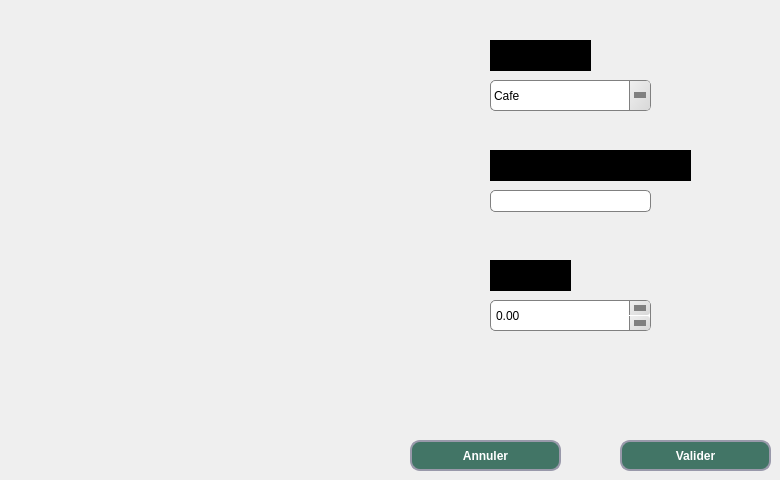
     <widget class="QWidget" name="tab_6">
      <attribute name="title">
       <string>Modifier les données</string>
      </attribute>
      <widget class="QDoubleSpinBox" name="db_prix_sr_2">
       <property name="geometry">
        <rect>
         <x>490</x>
         <y>300</y>
         <width>161</width>
         <height>31</height>
        </rect>
       </property>
       <property name="styleSheet">
        <string notr="true">QDoubleSpinBox {
    background: qlineargradient(x1:0, y1:0, x2:1, y2:0,
        stop:0 #E1E1E1, stop: 0.4 #DDDDDD,
        stop: 0.5 #D8D8D8, stop: 1.0 #D3D3D3);
    border: 1px solid gray;
    border-radius: 5px;
    padding: 1px 18px 1px 3px;
}

QDoubleSpinBox::up-button {
    subcontrol-origin: padding;
    border-left-color: gray;
    width: 20px;
    border-left-style: solid;
    subcontrol-position: top right;
    border-down-width: 1px;
    border-left-width: 1px;
    border-top-right-radius: 3px;
    border-bottom-right-radius: 3px;
    background: qlineargradient(x1: 0, y1: 0, x2: 1, y2: 1, stop: 0 #f0f0f0, stop: 1 #d8d8d8);
}

QDoubleSpinBox::down-button {
    subcontrol-position: bottom right;
    subcontrol-origin: padding;
    border-left-color: gray;
    width: 20px;
    border-left-width: 1px;
    border-up-width: 1px;
    border-left-style: solid;
    border-top-right-radius: 3px;
    border-bottom-right-radius: 3px;
    background: qlineargradient(x1: 0, y1: 0, x2: 1, y2: 1, stop: 0 #f0f0f0, stop: 1 #d8d8d8);
}

QDoubleSpinBox::up-button:hover, QDateEdit::down-button:hover {
    background-color: #F0F0F0;
}


QDoubleSpinBox::up-arrow {
        width: 0;
    height: 0;
    border-style: solid;
    border-width: 6px 6px 0 6px;
    border-color: gray transparent transparent transparent;
}

QDoubleSpinBox::down-arrow {
    width: 0;
    height: 0;
    border-style: solid;
    border-width: 6px 6px 0 6px;
    border-color: gray transparent transparent transparent;
}

QDoubleSpinBox::hover {
    background: #d0d0d0;
}
QDoubleSpinBox::pressed {
    background: #c8c8c8;
}</string>
       </property>
      </widget>
      <widget class="QLabel" name="label_23">
       <property name="geometry">
        <rect>
         <x>490</x>
         <y>260</y>
         <width>81</width>
         <height>31</height>
        </rect>
       </property>
       <property name="styleSheet">
        <string notr="true">QLabel {
	font: 9pt &quot;MS Shell Dlg 2&quot;;
    color: black;
    background-color: black;
    font-weight: bold;
}
</string>
       </property>
       <property name="text">
        <string>prix :</string>
       </property>
      </widget>
      <widget class="QLabel" name="label_4">
       <property name="geometry">
        <rect>
         <x>490</x>
         <y>150</y>
         <width>201</width>
         <height>31</height>
        </rect>
       </property>
       <property name="styleSheet">
        <string notr="true">QLabel {
	font: 9pt &quot;MS Shell Dlg 2&quot;;
    color: black;
    background-color: black;
    font-weight: bold;
}
</string>
       </property>
       <property name="text">
        <string>Quantite :</string>
       </property>
      </widget>
      <widget class="QPushButton" name="pushButton_2">
       <property name="geometry">
        <rect>
         <x>410</x>
         <y>440</y>
         <width>151</width>
         <height>31</height>
        </rect>
       </property>
       <property name="font">
        <font>
         <pointsize>9</pointsize>
         <weight>75</weight>
         <bold>true</bold>
        </font>
       </property>
       <property name="styleSheet">
        <string notr="true">QPushButton{
 background: rgb(66, 117, 102);
border-radius:10px;
border-style:solid;
border-width:2px;
border-color:#9999aa;
color:white;
}
QPushButton:enabled{
 backgroundr: rgb(66, 117, 102);
color:white;
}
QPushButton:pressed{
 background: qlineargradient(spread:pad, x1:0.5, y1:0.0342727, x2:0.5, y2:1, stop:0 rgba(0, 255, 255, 255), stop:1 rgba(255, 255, 255, 255));
color:#fffffe;
}


QPushButton:hover:!pressed{
 background:   rgb(221,222,217);
color:#0c2f70;
}

QPushButton:disabled{
background:rgb(66, 117, 102);
color:#ffffff;
}</string>
       </property>
       <property name="text">
        <string>Annuler</string>
       </property>
      </widget>
      <widget class="QComboBox" name="ComboBox_type_sr_2">
       <property name="geometry">
        <rect>
         <x>490</x>
         <y>80</y>
         <width>161</width>
         <height>31</height>
        </rect>
       </property>
       <property name="styleSheet">
        <string notr="true">QComboBox {
    background: qlineargradient(x1:0, y1:0, x2:1, y2:0,
        stop:0 #E1E1E1, stop: 0.4 #DDDDDD,
        stop: 0.5 #D8D8D8, stop: 1.0 #D3D3D3);
    border: 1px solid gray;
    border-radius: 5px;
    padding: 1px 18px 1px 3px;
}
QComboBox::down-arrow {
    width: 0;
    height: 0;
    border-style: solid;
    border-width: 6px 6px 0 6px;
    border-color: gray transparent transparent transparent;
}
QComboBox::drop-down {
    subcontrol-origin: padding;
    subcontrol-position: top right;
    width: 20px;
    border-left-width: 1px;
    border-left-color: gray;
    border-left-style: solid;
    border-top-right-radius: 3px;
    border-bottom-right-radius: 3px;
    background: qlineargradient(x1: 0, y1: 0, x2: 1, y2: 1, stop: 0 #f0f0f0, stop: 1 #d8d8d8);

}
QComboBox::hover {
    background: #d0d0d0;
}

QComboBox::pressed {
    background: #c8c8c8;
}</string>
       </property>
       <item>
        <property name="text">
         <string>Cafe</string>
        </property>
       </item>
       <item>
        <property name="text">
         <string>Lavage</string>
        </property>
       </item>
       <item>
        <property name="text">
         <string>Entretien</string>
        </property>
       </item>
      </widget>
      <widget class="QLineEdit" name="le_quantite_sr_2">
       <property name="geometry">
        <rect>
         <x>490</x>
         <y>190</y>
         <width>161</width>
         <height>22</height>
        </rect>
       </property>
       <property name="styleSheet">
        <string notr="true">QLineEdit {
    background: qlineargradient(x1:0, y1:0, x2:1, y2:0,
        stop:0 #E1E1E1, stop: 0.4 #DDDDDD,
        stop: 0.5 #D8D8D8, stop: 1.0 #D3D3D3);
    border: 1px solid gray;
    border-radius: 5px;
    padding: 1px 18px 1px 3px;
}
QLineEdit::down-arrow {
    width: 0;
    height: 0;
    border-style: solid;
    border-width: 6px 6px 0 6px;
    border-color: gray transparent transparent transparent;
}
QLineEdit::drop-down {
    subcontrol-origin: padding;
    subcontrol-position: top right;
    width: 20px;
    border-left-width: 1px;
    border-left-color: gray;
    border-left-style: solid;
    border-top-right-radius: 3px;
    border-bottom-right-radius: 3px;
    background: qlineargradient(x1: 0, y1: 0, x2: 1, y2: 1, stop: 0 #f0f0f0, stop: 1 #d8d8d8);

}
QLineEdit::hover {
    background: #d0d0d0;
}

QLineEdit::pressed {
    background: #c8c8c8;
}</string>
       </property>
      </widget>
      <widget class="QLabel" name="label_24">
       <property name="geometry">
        <rect>
         <x>490</x>
         <y>40</y>
         <width>101</width>
         <height>31</height>
        </rect>
       </property>
       <property name="styleSheet">
        <string notr="true">QLabel {
	font: 9pt &quot;MS Shell Dlg 2&quot;;
    color: black;
    background-color: black;
    font-weight: bold;
}
</string>
       </property>
       <property name="text">
        <string>Type :</string>
       </property>
      </widget>
      <widget class="QPushButton" name="pb_ajouter_sr_2">
       <property name="geometry">
        <rect>
         <x>620</x>
         <y>440</y>
         <width>151</width>
         <height>31</height>
        </rect>
       </property>
       <property name="font">
        <font>
         <pointsize>9</pointsize>
         <weight>75</weight>
         <bold>true</bold>
        </font>
       </property>
       <property name="styleSheet">
        <string notr="true">QPushButton{
 background: rgb(66, 117, 102);
border-radius:10px;
border-style:solid;
border-width:2px;
border-color:#9999aa;
color:white;
}
QPushButton:enabled{
 background-color: rgb(66, 117, 102);
color:white;
}

QPushButton:pressed{
 background-color: qlineargradient(spread:pad, x1:0.5, y1:0.0342727, x2:0.5, y2:1, stop:0 rgba(0, 255, 255, 255), stop:1 rgba(255, 255, 255, 255));
color:#fffffe;
}

QPushButton:hover:!pressed{
 background-color:   rgb(221,222,217);
color:#0c2f70;
}

QPushButton:disabled{
background-color:rgb(66, 117, 102);
color:#ffffff;
}

</string>
       </property>
       <property name="text">
        <string>Valider</string>
       </property>
      </widget>
     </widget>
